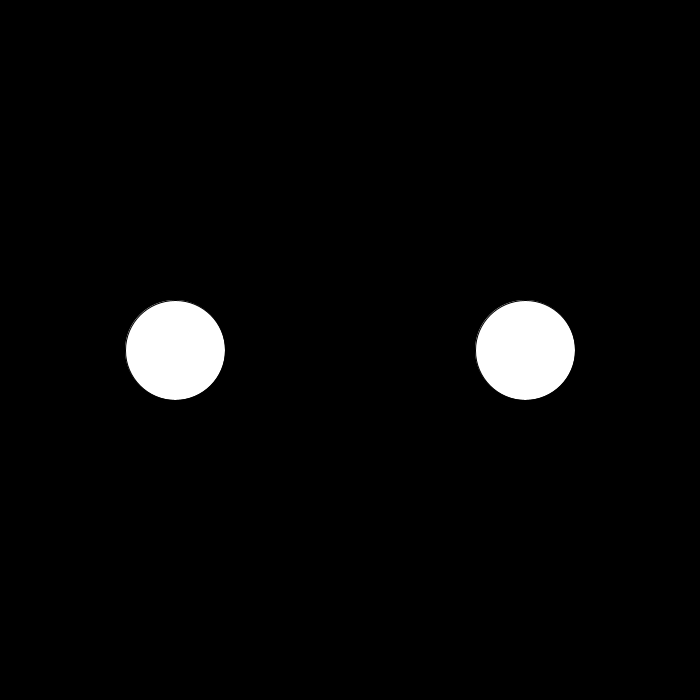
Frame 1 (no input)
Frame 60 (the mouse pressed at the canvas centre just before this capture): identical to frame 1, image omitted
Frame 120 (the mouse held since frame 60 and released just before this capture): identical to frame 1, image omitted

The Processing sketch that drew this single still picture (run headless with seeded random() and noise(); from frame 60 on, the mouse is pressed at the canvas centre):

// Processing sketch: day_05_buttonStates
// ── day_05_buttonStates.pde
float circleX;
float circleY;
float diam = 100;
float circle2X;
float circle2Y;
boolean state1; //false
boolean state2; //false

void setup(){
  size(700, 700);  
  circleX=width/4;
  circleY=height/2;
   circle2X=width*3/4;
  circle2Y=height/2;
}

void draw(){
  background(0);
  
  
  //if i am inside the circle, 
  //change the color to red
  println("state1:" + state1);
  //state1
  if(state1==true){
    fill(255,0,0);
    ellipse(circleX, circleY, diam, diam);
  } else {
    fill(255);
    ellipse(circleX, circleY, diam, diam);
  }
  
  if (state2==true){
   fill(255,0,0);
   ellipse(circle2X, circle2Y, diam, diam);
  } else {
    fill(255);
    ellipse(circle2X, circle2Y, diam, diam);
  }
  
}

void mousePressed(){
  
  //state1 is inside the left button
  if(dist(mouseX,mouseY,circleX, circleY)<diam/2){
    state1=!state1;
  }
  
  if(dist(mouseX,mouseY,circle2X,circle2Y)<diam/2){
   state2=!state2; 
  }
  
}
